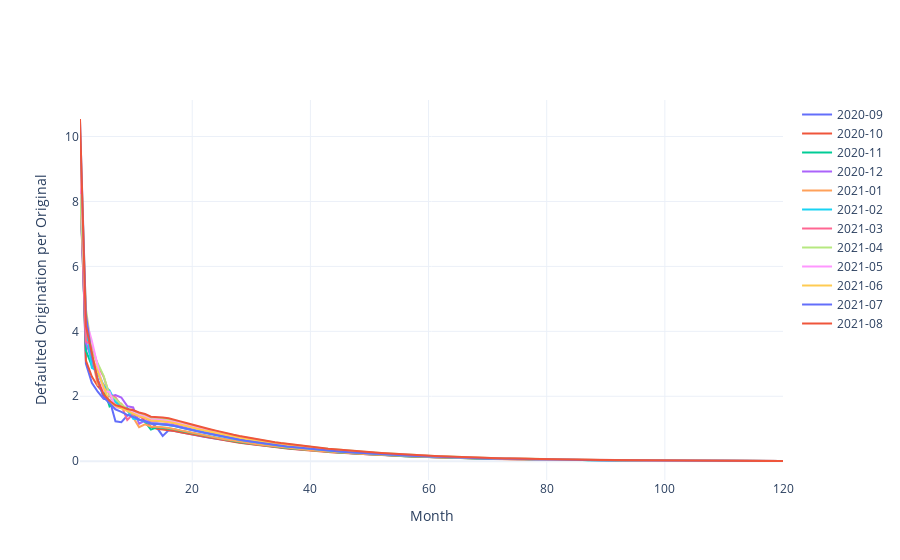

The code cell stored with this chart in its notebook:
### Code cell
fig=go.Figure(defaults)
fig.update_layout(xaxis=dict(title='Month'), yaxis=dict(title='Defaulted Origination per Original'))
fig.show()
